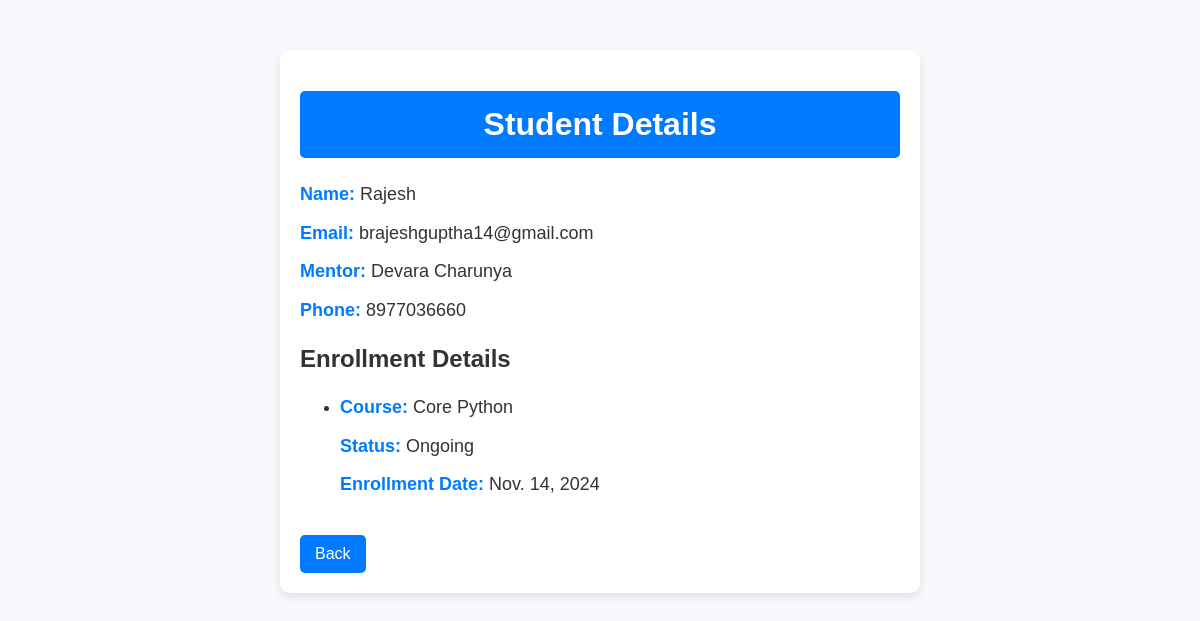
/mentorship/students/5/, run on the app's committed database.
### mentorship/models.py (models this page shows, shortened)
class Student(models.Model):
    STATUS_CHOICES = [
        ('ongoing', 'Ongoing'),
        ('completed', 'Completed'),
        ('stopped', 'Stopped'),
    ]
    name = models.CharField(max_length=100)
    mentor = models.ForeignKey(Mentor, on_delete=models.CASCADE)
    email = models.EmailField(unique=True)
    phone = models.CharField(max_length=15,blank=True, null=True)

class Mentor(models.Model):
    name = models.CharField(max_length=100)
    courses = models.ManyToManyField(Course, related_name='mentors')

class Enrollment(models.Model):
    STATUS_CHOICES = [
        ('ongoing', 'Ongoing'),
        ('completed', 'Completed'),
        ('stopped', 'Stopped'),
    ]
    student = models.ForeignKey(Student, on_delete=models.CASCADE)
    course = models.ForeignKey(Course, on_delete=models.CASCADE)
    status = models.CharField(
        max_length=10,
        choices=STATUS_CHOICES,
        default='ongoing'
    )
    status_description = models.CharField(max_length=255, blank=True, null=True, help_text="Reason for status")
    enrollment_date = models.DateField()

class Course(models.Model):
    name = models.CharField(max_length=100)

### mentorship/views.py (the view)
# urls.py: path('', views.student_details, name='student_details'),  # Root URL
def student_details(request, student_id):
    student = get_object_or_404(Student, id=student_id)
    enrollments = student.enrollment_set.all()  # Assuming `Enrollment` has a foreign key to `Student`
    return render(request, 'mentorship/student_details.html', {'student': student, 'enrollments': enrollments})

### mentorship/templates/mentorship/student_details.html (shortened to what this page needs)
{% load static %}
<!DOCTYPE html>
<html lang="en">
<head>
</head>
<body>
    <div class="container">
        <h1>Student Details</h1>
        <p><strong>Name:</strong> {{ student.name }}</p>
        <p><strong>Email:</strong> {{ student.email }}</p>
        <p><strong>Mentor:</strong> {{ student.mentor.name }}</p>
        <p><strong>Phone:</strong> {{ student.phone }}</p>
        <h2>Enrollment Details</h2>
        <div class="enrollment-details">
            {% if enrollments %}
                <ul>
                    {% for enrollment in enrollments %}
                        <li>
                            <p><strong>Course:</strong> {{ enrollment.course.name }}</p>
                            <p><strong>Status:</strong> {{ enrollment.get_status_display }}</p>
                            <p><strong>Enrollment Date:</strong> {{ enrollment.enrollment_date }}</p>
                        </li>
                    {% endfor %}
                </ul>
            {% else %}
                <p>No enrollments found for this student.</p>
            {% endif %}
        <a href="{% url 'student' %}" class="back-button" id="back-button">Back</a>
    </div>
</body>
</html>

### mentorship/templates/mentorship/student_details.html (style rules this page uses)
body { font-family: 'Arial', sans-serif; margin: 0; padding: 0; background-color: #f7f9fc; color: #333; }
.container { max-width: 600px; margin: 50px auto; background: white; border-radius: 10px; padding: 20px; box-shadow: 0 4px 10px rgba(0, 0, 0, 0.1); }
.container h1 { background-color: #007BFF; color: white; text-align: center; padding: 15px; border-radius: 5px; }
.container p { font-size: 18px; line-height: 1.6; margin: 10px 0; }
.container p strong { color: #007BFF; }
.back-button { display: inline-block; margin-top: 20px; padding: 10px 15px; background-color: #007BFF; color: white; text-decoration: none; border-radius: 5px; font-size: 16px; transition: background-color 0.3s ease; }

### data on the page
Student: name "Rajesh", email "brajeshguptha14@gmail.com", mentor.name "Devara Charunya", phone "8977036660"
Enrollment: course.name "Core Python", status "Ongoing", enrollment_date "Nov. 14, 2024"
